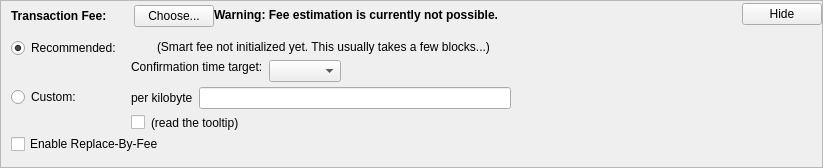
        <widget class="QFrame" name="frameFee">
         <property name="sizePolicy">
          <sizepolicy hsizetype="Expanding" vsizetype="Expanding">
           <horstretch>0</horstretch>
           <verstretch>0</verstretch>
          </sizepolicy>
         </property>
         <property name="maximumSize">
          <size>
           <width>16777215</width>
           <height>16777215</height>
          </size>
         </property>
         <property name="frameShape">
          <enum>QFrame::StyledPanel</enum>
         </property>
         <property name="frameShadow">
          <enum>QFrame::Sunken</enum>
         </property>
         <layout class="QVBoxLayout" name="verticalLayoutFee1">
          <property name="spacing">
           <number>0</number>
          </property>
          <property name="leftMargin">
           <number>0</number>
          </property>
          <property name="topMargin">
           <number>0</number>
          </property>
          <property name="rightMargin">
           <number>0</number>
          </property>
          <property name="bottomMargin">
           <number>0</number>
          </property>
          <item>
           <layout class="QVBoxLayout" name="verticalLayoutFee2" stretch="0,0,0">
            <property name="spacing">
             <number>0</number>
            </property>
            <property name="leftMargin">
             <number>10</number>
            </property>
            <property name="topMargin">
             <number>0</number>
            </property>
            <item>
             <layout class="QHBoxLayout" name="horizontalLayoutFee1">
              <property name="bottomMargin">
               <number>0</number>
              </property>
              <item>
               <layout class="QVBoxLayout" name="verticalLayoutFee7">
                <property name="spacing">
                 <number>0</number>
                </property>
                <item>
                 <spacer name="verticalSpacerSmartFee">
                  <property name="orientation">
                   <enum>Qt::Vertical</enum>
                  </property>
                  <property name="sizeType">
                   <enum>QSizePolicy::Fixed</enum>
                  </property>
                  <property name="sizeHint" stdset="0">
                   <size>
                    <width>1</width>
                    <height>4</height>
                   </size>
                  </property>
                 </spacer>
                </item>
                <item>
                 <layout class="QHBoxLayout" name="horizontalLayoutSmartFee">
                  <property name="spacing">
                   <number>10</number>
                  </property>
                  <item>
                   <widget class="QLabel" name="labelFeeHeadline">
                    <property name="sizePolicy">
                     <sizepolicy hsizetype="Preferred" vsizetype="Maximum">
                      <horstretch>0</horstretch>
                      <verstretch>0</verstretch>
                     </sizepolicy>
                    </property>
                    <property name="font">
                     <font>
                      <weight>75</weight>
                      <bold>true</bold>
                     </font>
                    </property>
                    <property name="styleSheet">
                     <string notr="true">font-weight:bold;</string>
                    </property>
                    <property name="text">
                     <string>Transaction Fee:</string>
                    </property>
                   </widget>
                  </item>
                  <item>
                   <widget class="QLabel" name="labelFeeMinimized">
                    <property name="text">
                     <string/>
                    </property>
                   </widget>
                  </item>
                  <item>
                   <widget class="QPushButton" name="buttonChooseFee">
                    <property name="text">
                     <string>Choose...</string>
                    </property>
                   </widget>
                  </item>
                 </layout>
                </item>
                <item>
                 <spacer name="verticalSpacer_7">
                  <property name="orientation">
                   <enum>Qt::Vertical</enum>
                  </property>
                  <property name="sizeHint" stdset="0">
                   <size>
                    <width>1</width>
                    <height>1</height>
                   </size>
                  </property>
                 </spacer>
                </item>
               </layout>
              </item>
              <item>
               <widget class="QLabel" name="fallbackFeeWarningLabel">
                <property name="font">
                 <font>
                  <weight>75</weight>
                  <bold>true</bold>
                 </font>
                </property>
                <property name="toolTip">
                 <string>Using the fallbackfee can result in sending a transaction that will take several hours or days (or never) to confirm. Consider choosing your fee manually or wait until you have validated the complete chain.</string>
                </property>
                <property name="text">
                 <string>Warning: Fee estimation is currently not possible.</string>
                </property>
                <property name="wordWrap">
                 <bool>false</bool>
                </property>
               </widget>
              </item>
              <item>
               <spacer name="horizontalSpacer_7">
                <property name="orientation">
                 <enum>Qt::Horizontal</enum>
                </property>
                <property name="sizeType">
                 <enum>QSizePolicy::MinimumExpanding</enum>
                </property>
                <property name="sizeHint" stdset="0">
                 <size>
                  <width>40</width>
                  <height>20</height>
                 </size>
                </property>
               </spacer>
              </item>
              <item>
               <widget class="QPushButton" name="buttonMinimizeFee">
                <property name="toolTip">
                 <string>collapse fee-settings</string>
                </property>
                <property name="text">
                 <string>Hide</string>
                </property>
               </widget>
              </item>
             </layout>
            </item>
            <item>
             <widget class="QFrame" name="frameFeeSelection">
              <layout class="QVBoxLayout" name="verticalLayoutFee12_2">
               <property name="spacing">
                <number>0</number>
               </property>
               <property name="leftMargin">
                <number>0</number>
               </property>
               <property name="topMargin">
                <number>0</number>
               </property>
               <property name="rightMargin">
                <number>0</number>
               </property>
               <property name="bottomMargin">
                <number>0</number>
               </property>
               <item>
                <layout class="QGridLayout" name="gridLayoutFee_2">
                 <property name="topMargin">
                  <number>10</number>
                 </property>
                 <property name="bottomMargin">
                  <number>4</number>
                 </property>
                 <property name="horizontalSpacing">
                  <number>10</number>
                 </property>
                 <property name="verticalSpacing">
                  <number>4</number>
                 </property>
                 <item row="1" column="1">
                  <layout class="QVBoxLayout" name="verticalLayoutFee8">
                   <property name="spacing">
                    <number>6</number>
                   </property>
                   <item>
                    <layout class="QHBoxLayout" name="horizontalLayoutFee13">
                     <item>
                      <widget class="QLabel" name="labelCustomPerKilobyte">
                       <property name="toolTip">
                        <string>Specify a custom fee per kB (1,000 bytes) of the transaction's virtual size.

Note:  Since the fee is calculated on a per-byte basis, a fee of &quot;100 satoshis per kB&quot; for a transaction size of 500 bytes (half of 1 kB) would ultimately yield a fee of only 50 satoshis.</string>
                       </property>
                       <property name="text">
                        <string>per kilobyte</string>
                       </property>
                      </widget>
                     </item>
                     <item>
                      <widget class="BitcoinAmountField" name="customFee"/>
                     </item>
                     <item>
                      <spacer name="horizontalSpacer_8">
                       <property name="orientation">
                        <enum>Qt::Horizontal</enum>
                       </property>
                       <property name="sizeHint" stdset="0">
                        <size>
                         <width>1</width>
                         <height>1</height>
                        </size>
                       </property>
                      </spacer>
                     </item>
                    </layout>
                   </item>
                   <item>
                    <layout class="QHBoxLayout" name="horizontalLayoutFee8">
                     <item>
                      <widget class="QCheckBox" name="checkBoxMinimumFee">
                       <property name="toolTip">
                        <string>Paying only the minimum fee is just fine as long as there is less transaction volume than space in the blocks. But be aware that this can end up in a never confirming transaction once there is more demand for bitcoin transactions than the network can process.</string>
                       </property>
                       <property name="text">
                        <string/>
                       </property>
                      </widget>
                     </item>
                     <item>
                      <widget class="QLabel" name="labelMinFeeWarning">
                       <property name="enabled">
                        <bool>true</bool>
                       </property>
                       <property name="toolTip">
                        <string>Paying only the minimum fee is just fine as long as there is less transaction volume than space in the blocks. But be aware that this can end up in a never confirming transaction once there is more demand for bitcoin transactions than the network can process.</string>
                       </property>
                       <property name="text">
                        <string>(read the tooltip)</string>
                       </property>
                       <property name="margin">
                        <number>5</number>
                       </property>
                      </widget>
                     </item>
                     <item>
                      <spacer name="horizontalSpacer_3">
                       <property name="orientation">
                        <enum>Qt::Horizontal</enum>
                       </property>
                       <property name="sizeHint" stdset="0">
                        <size>
                         <width>1</width>
                         <height>1</height>
                        </size>
                       </property>
                      </spacer>
                     </item>
                    </layout>
                   </item>
                  </layout>
                 </item>
                 <item row="0" column="0">
                  <layout class="QVBoxLayout" name="verticalLayoutFee4" stretch="0,1">
                   <item>
                    <widget class="QRadioButton" name="radioSmartFee">
                     <property name="text">
                      <string>Recommended:</string>
                     </property>
                     <property name="checked">
                      <bool>true</bool>
                     </property>
                    </widget>
                   </item>
                   <item>
                    <spacer name="verticalSpacer_8">
                     <property name="orientation">
                      <enum>Qt::Vertical</enum>
                     </property>
                     <property name="sizeHint" stdset="0">
                      <size>
                       <width>1</width>
                       <height>1</height>
                      </size>
                     </property>
                    </spacer>
                   </item>
                  </layout>
                 </item>
                 <item row="1" column="0">
                  <layout class="QVBoxLayout" name="verticalLayoutFee9" stretch="0,1">
                   <item>
                    <widget class="QRadioButton" name="radioCustomFee">
                     <property name="text">
                      <string>Custom:</string>
                     </property>
                    </widget>
                   </item>
                   <item>
                    <spacer name="verticalSpacer_9">
                     <property name="orientation">
                      <enum>Qt::Vertical</enum>
                     </property>
                     <property name="sizeHint" stdset="0">
                      <size>
                       <width>1</width>
                       <height>1</height>
                      </size>
                     </property>
                    </spacer>
                   </item>
                  </layout>
                 </item>
                 <item row="0" column="1">
                  <layout class="QVBoxLayout" name="verticalLayoutFee3" stretch="0,0,1">
                   <property name="spacing">
                    <number>6</number>
                   </property>
                   <property name="topMargin">
                    <number>2</number>
                   </property>
                   <item>
                    <layout class="QHBoxLayout" name="horizontalLayoutFee12">
                     <item>
                      <widget class="QLabel" name="labelSmartFee">
                       <property name="text">
                        <string/>
                       </property>
                       <property name="margin">
                        <number>2</number>
                       </property>
                      </widget>
                     </item>
                     <item>
                      <widget class="QLabel" name="labelFeeEstimation">
                       <property name="text">
                        <string/>
                       </property>
                      </widget>
                     </item>
                     <item>
                      <widget class="QLabel" name="labelSmartFee2">
                       <property name="text">
                        <string>(Smart fee not initialized yet. This usually takes a few blocks...)</string>
                       </property>
                       <property name="margin">
                        <number>2</number>
                       </property>
                      </widget>
                     </item>
                     <item>
                      <spacer name="horizontalSpacer_9">
                       <property name="orientation">
                        <enum>Qt::Horizontal</enum>
                       </property>
                       <property name="sizeHint" stdset="0">
                        <size>
                         <width>1</width>
                         <height>1</height>
                        </size>
                       </property>
                      </spacer>
                     </item>
                    </layout>
                   </item>
                   <item>
                    <layout class="QHBoxLayout" name="horizontalLayoutFee9">
                     <item>
                      <layout class="QVBoxLayout" name="verticalLayoutFee6">
                       <item>
                        <widget class="QLabel" name="labelSmartFee3">
                         <property name="text">
                          <string>Confirmation time target:</string>
                         </property>
                         <property name="margin">
                          <number>2</number>
                         </property>
                        </widget>
                       </item>
                       <item>
                        <spacer name="verticalSpacer_10">
                         <property name="orientation">
                          <enum>Qt::Vertical</enum>
                         </property>
                         <property name="sizeHint" stdset="0">
                          <size>
                           <width>1</width>
                           <height>1</height>
                          </size>
                         </property>
                        </spacer>
                       </item>
                      </layout>
                     </item>
                     <item>
                      <layout class="QVBoxLayout" name="verticalLayoutFee5">
                       <property name="rightMargin">
                        <number>30</number>
                       </property>
                       <item>
                        <layout class="QHBoxLayout" name="horizontalLayoutConfTarget">
                         <property name="bottomMargin">
                          <number>0</number>
                         </property>
                         <item>
                          <widget class="QComboBox" name="confTargetSelector"/>
                         </item>
                         <item>
                          <spacer name="horizontalSpacerConfTarget">
                           <property name="orientation">
                            <enum>Qt::Horizontal</enum>
                           </property>
                           <property name="sizeHint" stdset="0">
                            <size>
                             <width>40</width>
                             <height>20</height>
                            </size>
                           </property>
                          </spacer>
                         </item>
                        </layout>
                       </item>
                      </layout>
                     </item>
                    </layout>
                   </item>
                   <item>
                    <spacer name="verticalSpacer_11">
                     <property name="orientation">
                      <enum>Qt::Vertical</enum>
                     </property>
                     <property name="sizeHint" stdset="0">
                      <size>
                       <width>1</width>
                       <height>1</height>
                      </size>
                     </property>
                    </spacer>
                   </item>
                  </layout>
                 </item>
                </layout>
               </item>
               <item>
                <widget class="QCheckBox" name="optInRBF">
                 <property name="toolTip">
                  <string>With Replace-By-Fee (BIP-125) you can increase a transaction's fee after it is sent. Without this, a higher fee may be recommended to compensate for increased transaction delay risk.</string>
                 </property>
                 <property name="text">
                  <string>Enable Replace-By-Fee</string>
                 </property>
                </widget>
               </item>
              </layout>
             </widget>
            </item>
            <item>
             <spacer name="verticalSpacerFee">
              <property name="orientation">
               <enum>Qt::Vertical</enum>
              </property>
              <property name="sizeHint" stdset="0">
               <size>
                <width>811</width>
                <height>13</height>
               </size>
              </property>
             </spacer>
            </item>
           </layout>
          </item>
         </layout>
        </widget>
